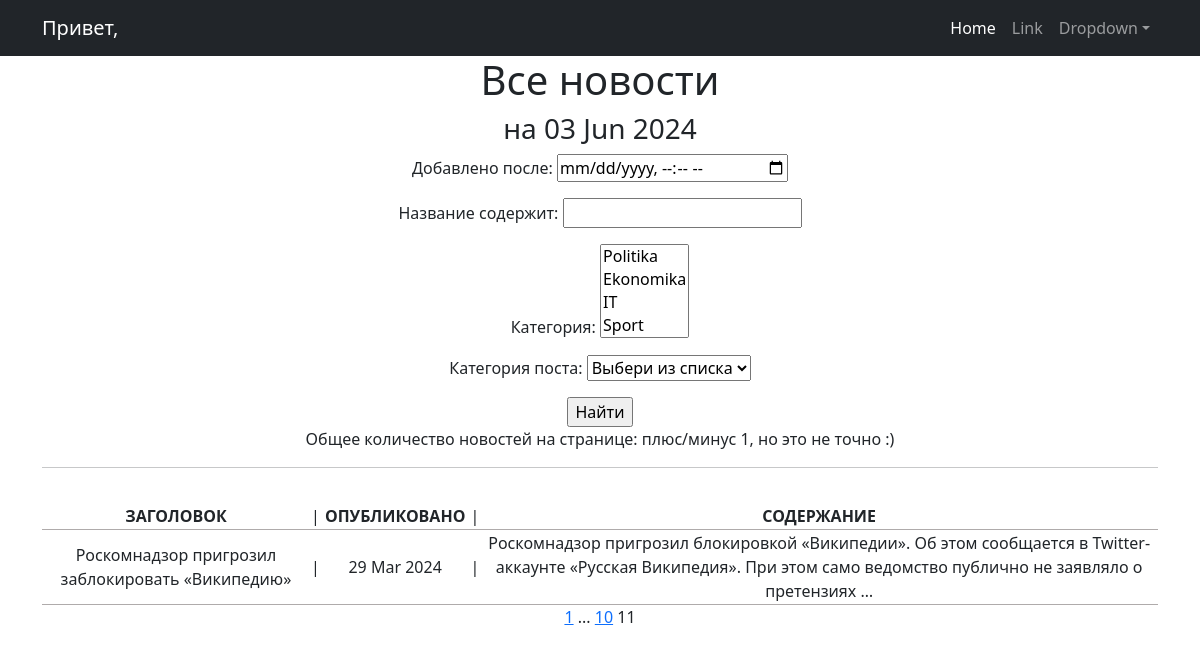
The app's page /news/?&page=11& with its own data.
### news/models.py (models this page shows, shortened)
class Post(models.Model):
    post_author = models.ForeignKey(Author, on_delete=models.CASCADE, verbose_name='Автор')
    post_type = models.CharField(max_length=1, choices=POST_TYPE_CHOICES, verbose_name='Тип поста')
    created_at = models.DateTimeField(auto_now_add=True, verbose_name="Дата создания")
    categories = models.ManyToManyField(Category, through='PostCategory', verbose_name="Категория")
    title = models.CharField(max_length=256, verbose_name="Заголовок")
    content = models.TextField(blank=True, verbose_name="Содержание")
    post_rating = models.IntegerField(default=0)

### news/views.py (the view, shortened to what this page needs)
# urls.py: path('', PostsList.as_view(), name='news'),
class PostsList(ListView):
    model = Post
    ordering = '-created_at'
    template_name = 'news.html'
    context_object_name = 'news'
    paginate_by = 5
    def get_queryset(self):
        queryset = super().get_queryset()
        self.filterset = PostFilter(self.request.GET, queryset=queryset)
        logger.debug(f"Параметры фильтрации: {self.request.GET}")
        return self.filterset.qs
    def get_context_data(self, **kwargs):
        context = super().get_context_data(**kwargs)
        context['time_now'] = datetime.utcnow()
        context['filterset'] = self.filterset
        return context

### news/models.py (called while the page is built)
    def __str__(self):
        return self.category_name

### template/news.html (shortened to what this page needs)
{% extends 'flatpages/default.html' %}
{% load censor_filter %}
{% block content %}
    <h1>Все новости</h1>
<h3>на {{ time_now|date:'d M Y' }}</h3>
    <form action="" method="get">
    {{ filterset.form.as_p }}
    <input type="submit" value="Найти" />
   </form>
    <p> Общее количество новостей на странице:  плюс/минус {{ news|length }}, но это не точно :)</p>
   <hr>
   {% if news %}
       <table width="100%" style ="margin-top: 35px">
           <tr>
               <th width="300">ЗАГОЛОВОК</th>
               <td> | </td>
               <th width="150">ОПУБЛИКОВАНО</th>
               <td> | </td>
               <th width="800">СОДЕРЖАНИЕ</th>
           </tr>
           {% for i in news %}
           <tr class = "table-group-divider">
               <td>{{ i.title|truncatewords:8 }}</td>
               <td> | </td>
               <td>{{ i.created_at|date:"d M Y" }}</td>
               <td> | </td>
               <td>{{ i.content|truncatewords:20 }}</td>
           </tr>
           {% endfor %}
       </table>
   {% else %}
       <h5>По Вашему запросу ничего не нашлось? Загляните позже, авторы уже пишут!</h5>
   {% endif %}
{% if page_obj.has_previous %}
    <a href="?{{ request.GET.urlencode }}&page=1{% if filterset %}&{{ filterset.urlencode }}{% endif %}">1</a>
    {% if page_obj.previous_page_number != 1 %}
        ...
        <a href="?{{ request.GET.urlencode }}&page={{ page_obj.previous_page_number }}{% if filterset %}&{{ filterset.urlencode }}{% endif %}">{{ page_obj.previous_page_number }}</a>
    {% endif %}
{% endif %}
{{ page_obj.number }}
{% endblock content %}

### records on screen
Post: title "Роскомнадзор пригрозил заблокировать «Википедию»", created_at "29 Mar 2024", content "Роскомнадзор пригрозил блокировкой «Википедии». Об этом сообщается в Twitter-аккаунте «Русская Википедия». При этом само ведомство публично не заявляло о претензиях …"

### other values on screen
{{ time_now|date:'d M Y' }} "03 Jun 2024"
{{ news|length }} "1"
{{ page_obj.previous_page_number }} "10"
{{ page_obj.number }} "11"
